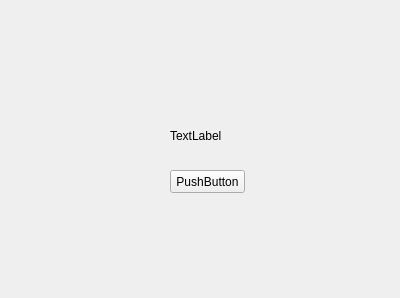
<?xml version="1.0" encoding="UTF-8"?>
<ui version="4.0">
 <class>Form</class>
 <widget class="QWidget" name="Form">
  <property name="geometry">
   <rect>
    <x>0</x>
    <y>0</y>
    <width>400</width>
    <height>298</height>
   </rect>
  </property>
  <property name="windowTitle">
   <string>Form</string>
  </property>
  <widget class="QLabel" name="label">
   <property name="geometry">
    <rect>
     <x>170</x>
     <y>130</y>
     <width>54</width>
     <height>12</height>
    </rect>
   </property>
   <property name="text">
    <string>TextLabel</string>
   </property>
  </widget>
  <widget class="QPushButton" name="pushButton">
   <property name="geometry">
    <rect>
     <x>170</x>
     <y>170</y>
     <width>75</width>
     <height>23</height>
    </rect>
   </property>
   <property name="text">
    <string>PushButton</string>
   </property>
  </widget>
 </widget>
 <resources/>
 <connections/>
</ui>
